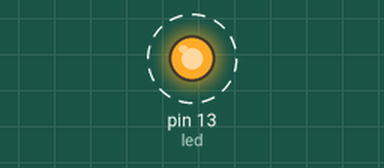
The sketch below on a simulated Arduino Uno, built with avr-gcc and run on an emulated ATmega328P. Parts: output pins drawn as LEDs (lit = HIGH). Dashed ring = blinking.

Above: at 0.03 s.
Timing chart, 0 to 3.0 s (numbered marks = the images above):
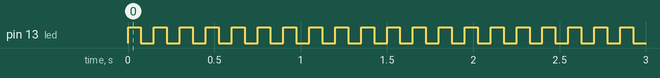

Measured:
- by itself, pin 13 (led): alternates HIGH for 0.08 s and LOW for 0.08 s

The sketch:

Blink_2.ino
```cpp
int led = 13;

// the setup routine runs once when you press reset:
void setup() {
  // initialize the digital pin as an output.
  pinMode(led, OUTPUT);
}

// the loop routine runs over and over again forever:
void loop() {
  digitalWrite(led, HIGH);   // turn the LED on (HIGH is the voltage level)
  delay(75);               // wait for a second
  digitalWrite(led, LOW);    // turn the LED off by making the voltage LOW
  delay(75);               // wait for a second
}
```
